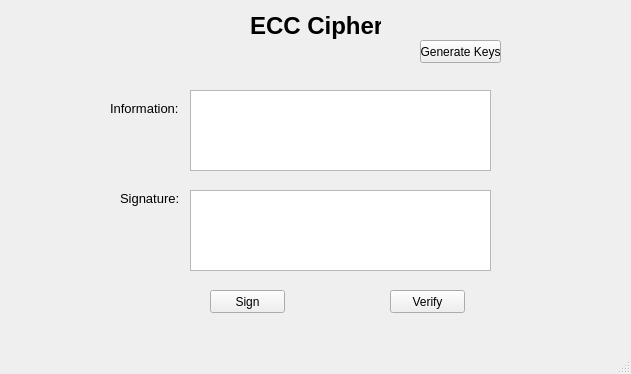
<?xml version="1.0" encoding="UTF-8"?>
<ui version="4.0">
 <class>MainWindow</class>
 <widget class="QMainWindow" name="MainWindow">
  <property name="geometry">
   <rect>
    <x>0</x>
    <y>0</y>
    <width>631</width>
    <height>374</height>
   </rect>
  </property>
  <property name="windowTitle">
   <string>MainWindow</string>
  </property>
  <widget class="QWidget" name="centralwidget">
   <widget class="QLabel" name="label">
    <property name="geometry">
     <rect>
      <x>250</x>
      <y>10</y>
      <width>131</width>
      <height>31</height>
     </rect>
    </property>
    <property name="font">
     <font>
      <pointsize>18</pointsize>
      <weight>75</weight>
      <bold>true</bold>
     </font>
    </property>
    <property name="text">
     <string>ECC Cipher</string>
    </property>
   </widget>
   <widget class="QPlainTextEdit" name="txt_info">
    <property name="geometry">
     <rect>
      <x>190</x>
      <y>90</y>
      <width>301</width>
      <height>81</height>
     </rect>
    </property>
   </widget>
   <widget class="QPlainTextEdit" name="txt_sign">
    <property name="geometry">
     <rect>
      <x>190</x>
      <y>190</y>
      <width>301</width>
      <height>81</height>
     </rect>
    </property>
   </widget>
   <widget class="QPushButton" name="btn_gen_keys">
    <property name="geometry">
     <rect>
      <x>420</x>
      <y>40</y>
      <width>81</width>
      <height>23</height>
     </rect>
    </property>
    <property name="text">
     <string>Generate Keys</string>
    </property>
   </widget>
   <widget class="QPushButton" name="btn_sign">
    <property name="geometry">
     <rect>
      <x>210</x>
      <y>290</y>
      <width>75</width>
      <height>23</height>
     </rect>
    </property>
    <property name="text">
     <string>Sign</string>
    </property>
   </widget>
   <widget class="QPushButton" name="btn_verify">
    <property name="geometry">
     <rect>
      <x>390</x>
      <y>290</y>
      <width>75</width>
      <height>23</height>
     </rect>
    </property>
    <property name="text">
     <string>Verify</string>
    </property>
   </widget>
   <widget class="QLabel" name="label_2">
    <property name="geometry">
     <rect>
      <x>110</x>
      <y>100</y>
      <width>81</width>
      <height>16</height>
     </rect>
    </property>
    <property name="font">
     <font>
      <pointsize>10</pointsize>
     </font>
    </property>
    <property name="text">
     <string>Information:</string>
    </property>
   </widget>
   <widget class="QLabel" name="label_3">
    <property name="geometry">
     <rect>
      <x>120</x>
      <y>190</y>
      <width>71</width>
      <height>16</height>
     </rect>
    </property>
    <property name="font">
     <font>
      <pointsize>10</pointsize>
     </font>
    </property>
    <property name="text">
     <string>Signature:</string>
    </property>
   </widget>
  </widget>
  <widget class="QMenuBar" name="menubar">
   <property name="geometry">
    <rect>
     <x>0</x>
     <y>0</y>
     <width>631</width>
     <height>21</height>
    </rect>
   </property>
  </widget>
  <widget class="QStatusBar" name="statusbar"/>
 </widget>
 <resources/>
 <connections/>
</ui>
